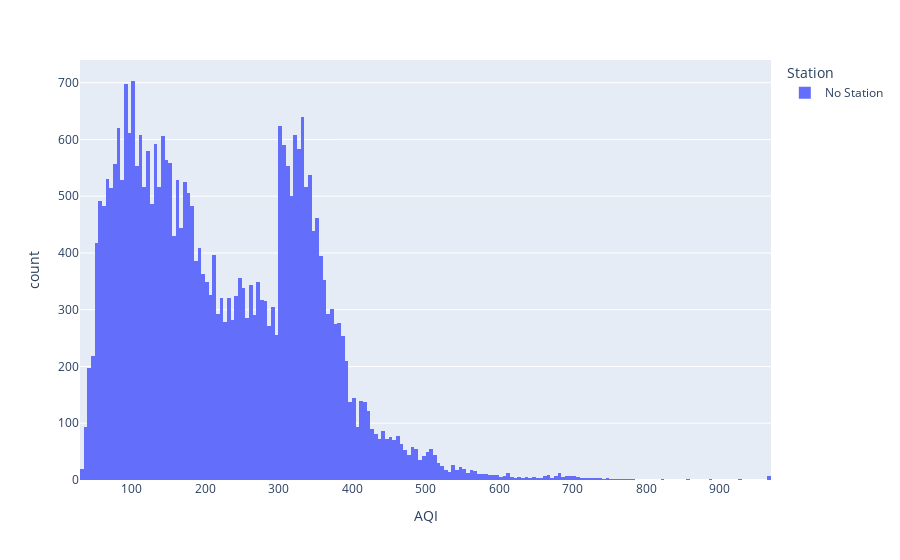

Source (notebook cell):
### Code cell
# plt.figure(figsize=(20,8))
# sns.displot(df[~df['AQI'].isna()]['AQI'], kde = True, rug = True)
px.histogram(df[~df['AQI'].isna()],x='AQI', color="Station")

### Figure 1 — Plotly figure (JSON) as saved in the notebook; plotly's stock layout.template omitted (floating-point values rounded to 4 significant figures; data arrays with more than 128 entries replaced by an {"elided": "..."} marker saying what was removed)
{"data": [{"alignmentgroup": "True", "bingroup": "x", "hovertemplate": "Station=No Station<br>AQI=%{x}<br>count=%{y}<extra></extra>", "legendgroup": "No Station", "marker": {"color": "#636efa", "pattern": {"shape": ""}}, "name": "No Station", "offsetgroup": "No Station", "orientation": "v", "showlegend": true, "type": "histogram", "x": {"elided": "33420 int values"}, "xaxis": "x", "yaxis": "y"}], "layout": {"barmode": "relative", "legend": {"title": {"text": "Station"}, "tracegroupgap": 0}, "margin": {"t": 60}, "xaxis": {"anchor": "y", "domain": [0, 1], "title": {"text": "AQI"}}, "yaxis": {"anchor": "x", "domain": [0, 1], "title": {"text": "count"}}}}
